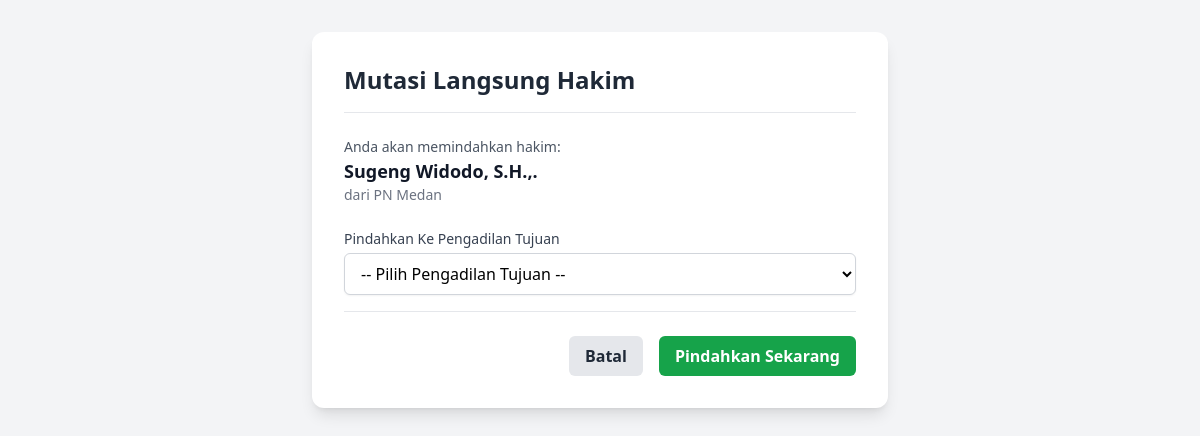
Before: /mutasi.php?id=4 with the older database file.
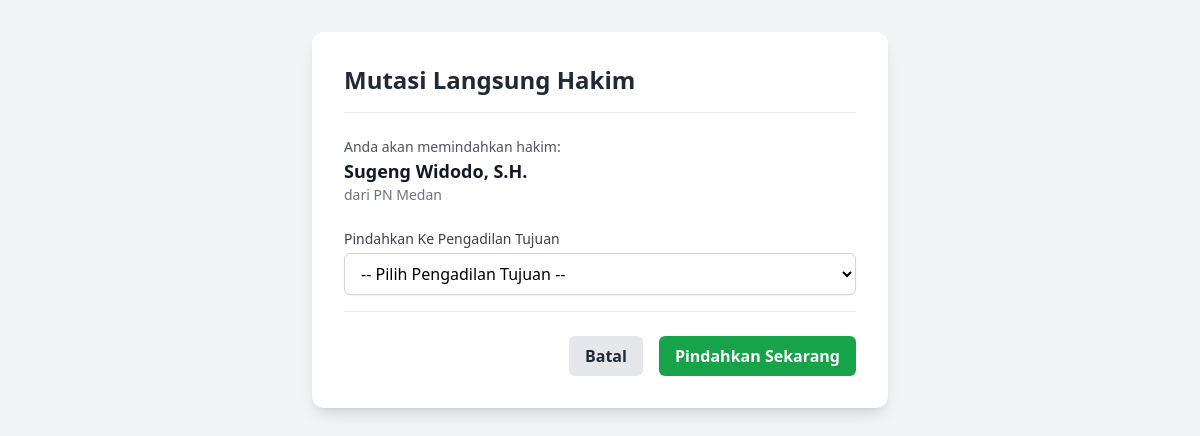
After: the same page with the newer database file.
### tables this page shows
CREATE TABLE `hakim_perikanan` (
  `id` int(11) NOT NULL,
  `nama_hakim` varchar(255) NOT NULL,
  `id_pengadilan` int(11) NOT NULL,
  `status_perpanjangan` varchar(255) DEFAULT NULL,
  `tanggal_habis` date DEFAULT NULL
);

CREATE TABLE `pengadilan` (
  `id` int(11) NOT NULL,
  `nama_pengadilan` varchar(255) NOT NULL
);

### mutasi.php (the view, shortened to what this page needs)
<?php
require_once 'koneksi.php';
$hakim_id = isset($_GET['id']) ? intval($_GET['id']) : 0;
$stmt_hakim = $conn->prepare("SELECT h.nama_hakim, p.nama_pengadilan, p.id as id_pengadilan_asal FROM hakim_perikanan h JOIN pengadilan p ON h.id_pengadilan = p.id WHERE h.id = ?");
$stmt_hakim->bind_param("i", $hakim_id);
$stmt_hakim->execute();
$hakim = $stmt_hakim->get_result()->fetch_assoc();
?>
<!DOCTYPE html>
<html lang="id">
<head>
    <script src="https://cdn.tailwindcss.com"></script>
</head>
<body class="bg-gray-100">
<div class="container mx-auto p-4 sm:p-6 lg:p-8">
    <div class="max-w-xl mx-auto bg-white p-8 rounded-xl shadow-lg">
        <h1 class="text-2xl font-bold text-gray-800 border-b pb-4">Mutasi Langsung Hakim</h1>
        <div class="my-6">
            <p class="text-sm text-gray-600">Anda akan memindahkan hakim:</p>
            <p class="text-lg font-semibold text-gray-900"><?php echo htmlspecialchars($hakim['nama_hakim']); ?></p>
            <p class="text-sm text-gray-500">dari <?php echo htmlspecialchars($hakim['nama_pengadilan']); ?></p>
        </div>
        <form method="POST" action="mutasi.php?id=<?php echo $hakim_id; ?>">
            <div>
                <label for="id_pengadilan_tujuan" class="block text-sm font-medium text-gray-700">Pindahkan Ke Pengadilan Tujuan</label>
                <select name="id_pengadilan_tujuan" id="id_pengadilan_tujuan" required class="mt-1 block w-full px-3 py-2 border border-gray-300 bg-white rounded-md shadow-sm">
                    <option value="">-- Pilih Pengadilan Tujuan --</option>
                </select>
            </div>
            <div class="flex items-center justify-end space-x-4 pt-6 mt-4 border-t">
                <a href="perikanan_db.php" class="bg-gray-200 text-gray-800 px-4 py-2 rounded-md font-semibold hover:bg-gray-300">Batal</a>
                <button type="submit" class="text-white px-4 py-2 rounded-md font-semibold bg-green-600 hover:bg-green-700">
                    Pindahkan Sekarang
                </button>
            </div>
        </form>
    </div>
</div>
</body>
</html>

Changed rows visible on the page:
changed hakim_perikanan "PN Medan": nama_hakim "Sugeng Widodo, S.H.,." → "Sugeng Widodo, S.H."
